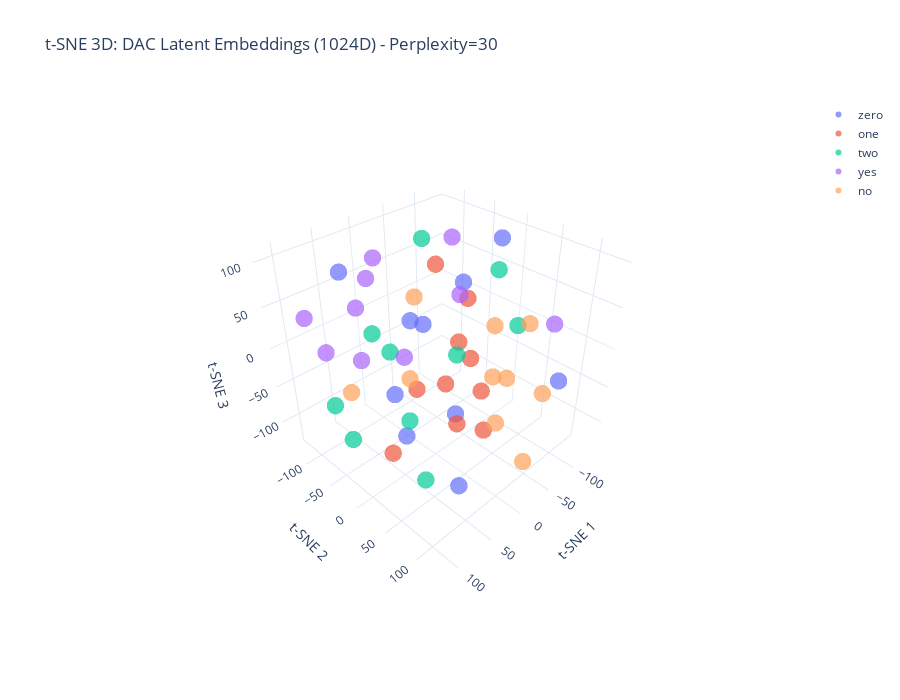

The cell this chart's notebook holds for it:
### Code cell
# t-SNE - 3D
tsne_3d = TSNE(n_components=3, random_state=42, metric='cosine', perplexity=perplexity)
tsne_3d_result = tsne_3d.fit_transform(embeddings)

print(f"t-SNE 3D completed with perplexity={perplexity}")

# 3D Plot
fig_tsne_3d = go.Figure()

for word in words:
    mask = np.array([label == word for label in valid_labels])
    fig_tsne_3d.add_trace(go.Scatter3d(
        x=tsne_3d_result[mask, 0],
        y=tsne_3d_result[mask, 1],
        z=tsne_3d_result[mask, 2],
        mode='markers',
        name=word,
        marker=dict(size=6, color=color_map[word], opacity=0.7, line=dict(width=0))
    ))

fig_tsne_3d.update_layout(
    title=f't-SNE 3D: DAC Latent Embeddings (1024D) - Perplexity={perplexity}',
    scene=dict(
        xaxis_title='t-SNE 1',
        yaxis_title='t-SNE 2',
        zaxis_title='t-SNE 3',
        aspectmode='cube',
        camera=dict(eye=dict(x=1.5, y=1.5, z=1.5))
    ),
    width=900,
    height=700,
    template='plotly_white'
)

fig_tsne_3d.write_html('dac_latent_tsne_3d.html')
fig_tsne_3d.show()

print("Saved: dac_latent_tsne_3d.html")

### Figure 1 — Plotly figure (JSON) as saved in the notebook; plotly's stock layout.template omitted (floating-point values rounded to 4 significant figures)
{"data": [{"marker": {"color": "#636EFA", "line": {"width": 0}, "opacity": 0.7, "size": 6}, "mode": "markers", "name": "zero", "type": "scatter3d", "x": [-119.2, 48.78, 51.72, -55.57, -53.51, -52.41, 21.6, 104.9, 64.24, -52.9], "y": [-12.65, -13.41, -93.74, -11.8, -102.1, -17.89, 4.957, 70.84, 102.0, 129.8], "z": [89.64, -34.49, 80.65, 59.63, -22.64, -120.1, 47.1, -8.149, -78.61, 2.354]}, {"marker": {"color": "#EF553B", "line": {"width": 0}, "opacity": 0.7, "size": 6}, "mode": "markers", "name": "one", "type": "scatter3d", "x": [90.98, 56.88, -29.68, 4.673, 3.565, -19.75, -34.79, 43.51, 14.38, 31.63], "y": [30.59, 32.64, 7.463, 6.643, 57.0, -3.128, 46.01, 108.6, 49.38, 77.12], "z": [-63.01, 0.1406, 4.969, 106.4, 22.16, -50.55, -98.58, 29.58, -58.74, 106.5]}, {"marker": {"color": "#00CC96", "line": {"width": 0}, "opacity": 0.7, "size": 6}, "mode": "markers", "name": "two", "type": "scatter3d", "x": [10.83, 44.54, 88.59, -47.23, -23.2, 44.09, -29.64, 115.2, 17.08, -78.55], "y": [-65.84, -52.81, -44.79, 45.77, 94.04, 29.14, -50.85, -31.07, -27.09, -42.75], "z": [-22.16, 21.91, -91.21, 95.96, 63.37, -133.8, 104.8, -22.21, -96.15, -56.89]}, {"marker": {"color": "#AB63FA", "line": {"width": 0}, "opacity": 0.7, "size": 6}, "mode": "markers", "name": "yes", "type": "scatter3d", "x": [-103.3, 91.89, -100.6, -12.69, 66.44, 7.874, 110.0, 95.98, 75.42, -138.9], "y": [-77.87, 56.52, -60.33, -117.4, -26.85, -131.1, -77.16, -4.12, -100.4, 59.07], "z": [76.26, 64.76, 10.2, 67.74, 101.8, 7.665, 57.27, 35.28, -8.738, 2.38]}, {"marker": {"color": "#FFA15A", "line": {"width": 0}, "opacity": 0.7, "size": 6}, "mode": "markers", "name": "no", "type": "scatter3d", "x": [-21.87, -92.66, -28.13, -20.95, 15.14, -75.22, 43.86, -42.51, -89.98, -77.36], "y": [-57.24, 6.165, -76.68, 117.9, 105.0, 22.1, -104.8, 69.43, 86.42, 68.51], "z": [38.05, -1.91, -83.67, -92.13, -25.78, -56.29, -81.29, -18.72, -55.09, 32.58]}], "layout": {"height": 700, "scene": {"aspectmode": "cube", "camera": {"eye": {"x": 1.5, "y": 1.5, "z": 1.5}}, "xaxis": {"title": {"text": "t-SNE 1"}}, "yaxis": {"title": {"text": "t-SNE 2"}}, "zaxis": {"title": {"text": "t-SNE 3"}}}, "title": {"text": "t-SNE 3D: DAC Latent Embeddings (1024D) - Perplexity=30"}, "width": 900}}
